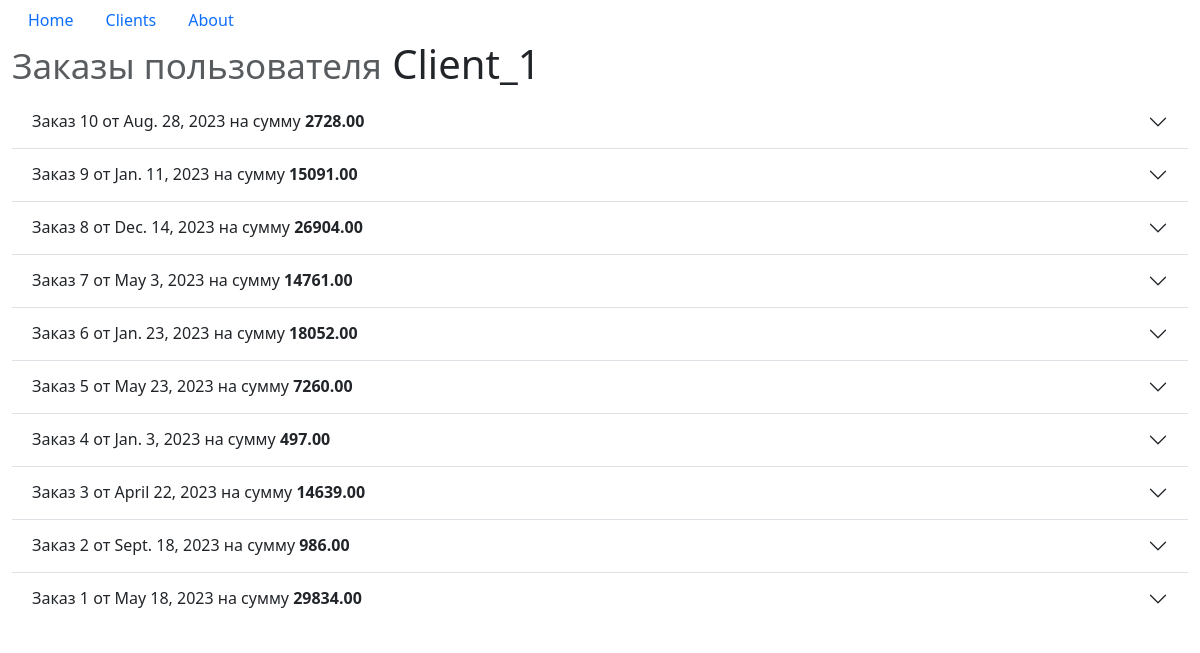
The page /clients/orders/1/ on the database its author committed.
### hw3_app/models.py (models this page shows, shortened)
class Client(models.Model):
    client_name = models.CharField(max_length=100, null=False)
    email = models.EmailField()
    password = models.CharField(max_length=100, null=False)
    phone = models.CharField(max_length=50, null=True)
    address = models.TextField(null=True)
    reg_date = models.DateField(auto_now_add=True)  # фиксируем создание
    class Meta:
        ordering = ['client_name']
        indexes = [
            models.Index(fields=['client_name']),
            models.Index(fields=['-reg_date']),
        ]

class OrderProducts(models.Model):
    order = models.ForeignKey(Order, on_delete=models.CASCADE)
    product = models.ForeignKey(Product, on_delete=models.PROTECT)
    product_count = models.IntegerField(default=1, validators=[MinValueValidator(1)])

class Order(models.Model):
    order_date = models.DateField(auto_now_add=True)
    cost = models.DecimalField(max_digits=10, decimal_places=2, default=0, validators=[MinValueValidator(0)])
    client = models.ForeignKey(Client, on_delete=models.CASCADE)
    products = models.ManyToManyField(Product, through='OrderProducts')

### hw3_app/views.py (the view)
# urls.py: path('clients/orders/<int:client_id>/', views.client_orders, name='client_orders'),
def client_orders(request, client_id):
    client = get_object_or_404(Client, pk=client_id)
    order_prods = OrderProducts.objects.select_related('product').select_related('order').filter(
        order__client_id=client_id).order_by('-order_id')
    order_prods = order_prods.annotate(prod_cost=F('product__price') * F('product_count'))
    context = {
        'client_name': client.client_name,
        'orders': order_prods,
    }
    return render(request, 'client_orders.html', context)

### hw3_app/templates/client_orders.html (shortened to what this page needs)
{% extends 'base.html' %}
{% block content %}
<h1><small class="text-muted">Заказы пользователя</small> {{ client_name }}</h1>
{% if orders %}
<div class="accordion accordion-flush" id="accordionOrders">
    {% for ord in orders %}
        {% ifchanged ord.order.id %}
            {% if not forloop.first %}
            </div>
            {% endif %}
        <div class="accordion-item">
            <h2 class="accordion-header" id="flush-heading{{ ord.order.id }}">
                <button class="accordion-button collapsed" type="button" data-bs-toggle="collapse"
                        data-bs-target="#flush-collapse{{ ord.order.id }}" aria-expanded="false" aria-controls="flush-collapse{{ ord.order.id }}">
                    Заказ {{ ord.order.id }} от {{ ord.order.order_date }} на сумму&nbsp;<strong>{{ ord.order.cost }}</strong>
                </button>
            </h2>
        {% endifchanged %}
    {% endfor %}
    </div>
</div>
{% else %}
    <div class="alert-warning">Данные отсутствуют!</div>
{% endif %}
{% endblock %}

### rows shown on the page
Client: client_name "Client_1"
OrderProducts: order.id "10", order.order_date "Aug. 28, 2023", order.cost "2728.00"
OrderProducts: order.id "9", order.order_date "Jan. 11, 2023", order.cost "15091.00"
OrderProducts: order.id "8", order.order_date "Dec. 14, 2023", order.cost "26904.00"
OrderProducts: order.id "7", order.order_date "May 3, 2023", order.cost "14761.00"
OrderProducts: order.id "6", order.order_date "Jan. 23, 2023", order.cost "18052.00"
OrderProducts: order.id "5", order.order_date "May 23, 2023", order.cost "7260.00"
OrderProducts: order.id "4", order.order_date "Jan. 3, 2023", order.cost "497.00"
OrderProducts: order.id "3", order.order_date "April 22, 2023", order.cost "14639.00"
OrderProducts: order.id "2", order.order_date "Sept. 18, 2023", order.cost "986.00"
OrderProducts: order.id "1", order.order_date "May 18, 2023", order.cost "29834.00"
